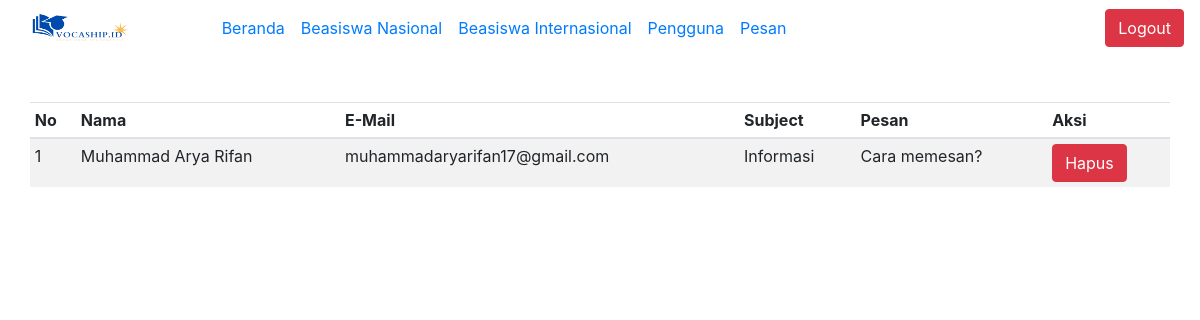
Screenshot of /index.php/helpv with the database file from the repository.
### tables this page shows
CREATE TABLE `help` (
  `id` int(11) NOT NULL,
  `name` varchar(35) NOT NULL,
  `email` varchar(100) NOT NULL,
  `subject` varchar(100) NOT NULL,
  `pesan` text NOT NULL
);

### application/controllers/Helpv.php (called while the page is built, shortened)
<?php
class Helpv extends CI_Controller
{
    public function __construct()
    {
        $this->load->model('helpv_model');
        $this->load->helper('url_helper');
        $this->load->helper('form');
        $this->load->library('form_validation');
    }
    public function index()
    {
        $data['help'] = $this->helpv_model->tampil_data()->result();
        $this->load->view('helpv/help_list_v', $data);
    }
}

### index.php (called while the page is built, shortened)
<?php
require_once BASEPATH.'core/CodeIgniter.php';

### application/models/Helpv_model.php (called while the page is built, shortened)
<?php
class Helpv_model extends CI_Model
{
    public function tampil_data()
    {
        return $this->db->get('help');
    }
}

### application/views/helpv/help_list_v.php (the view, shortened to what this page needs)
    <div class="container">
        <div class="row mt-3">
            <div>
            <h2>Pesan Dari User</h2>
            </div>
            <div class="table-responsive">
                   <div class="table-responsive">
</div>
</div>
<br>
                <table class="table table-striped table-sm mt-3">
                    <thead>
                        <tr>
                            <th>No</th>
                            <th>Nama</th>
                            <th>E-Mail</th>
                            <th>Subject</th>
                            <th>Pesan</th>
                            <th>Aksi</th>
                        </tr>
                    </thead>
                    <tbody>
                        <?php $no = 1;
                        foreach ($help as $baris) {
                            ?>
                            <tr>
                                <td><?php echo $no++ ?></td>
                                <td><?php echo $baris->name ?></td>
                                <td><?php echo $baris->email ?></td>
                                <td><?php echo $baris->subject ?></td>
                                <td><?php echo $baris->pesan ?></td>
                                <td>
                                    <a href="<?= base_url('helpv/hapus/') . $baris->id ?>" class="btn btn-danger">Hapus</a>
                                </td>
                            </tr>
                        <?php } ?>
                    </tbody>
                </table>
            </div>
        </div>

### rows the page displays
help: name "Muhammad Arya Rifan", email "muhammadaryarifan17@gmail.com", subject "Informasi", pesan "Cara memesan?"
